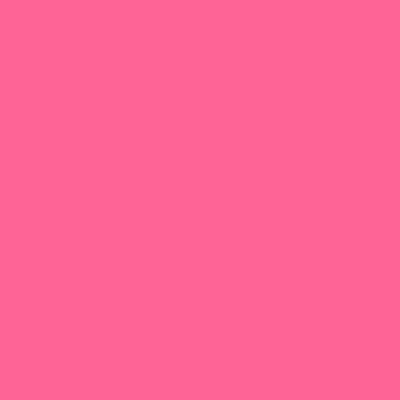
Frame 1 (no input)
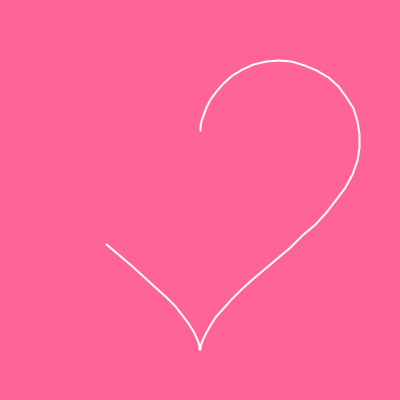
Frame 60 (the mouse pressed at the canvas centre just before this capture)
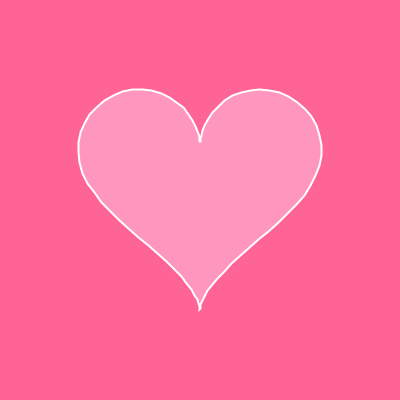
Frame 120 (the mouse held since frame 60 and released just before this capture)

The Processing sketch that drew these frames (run headless with seeded random() and noise(); from frame 60 on, the mouse is pressed at the canvas centre):

// Processing sketch: heart2
// ── heart2.pde
ArrayList<PVector> heart = new ArrayList<PVector>();
float p = 0;

void setup() {
  size(400,400);
}

void draw() {
  background(255, 100, 150);
  
  translate(width/2, height/2 -20);
  stroke(255);
  
  float r = 10;
  float s = 1;
  
  strokeWeight(2);
  if (p >= TWO_PI) {
    fill(255, 150, 190);
    s = map(cos(p), -1, 1, 0.7, 1);
    
    if (p > TWO_PI*5) {
      if (p < TWO_PI*6) {
        heart.clear();
        for (float a = 0; a <= TWO_PI; a += 0.07) {
          buildHeart((r*s)-TWO_PI*20/p, a);
        }
      } else {
        heart.clear();
        p = 0;  
      }
      // heart.remove(0);
    } else {
      heart.clear();
      for (float a = 0; a <= TWO_PI; a += 0.07) {
        buildHeart(r*s, a);
      }
    
      p += 0.07; // p controls speed of the animation, and we want double the speed.

    }
  } else {
    noFill();
    buildHeart(r, p);
  }
  
  
  p += 0.07;
  render();
}

void render() {
  beginShape();
  for (PVector v : heart) {
    vertex(v.x, v.y);  
  }
  endShape();
}

void buildHeart(float r, float t) {
  
  float x =  r * (16 * pow(sin(t), 3));
  float y = -r * (13 * cos(t) - 5 * cos(2*t) - 2 * cos(3*t) - cos(4*t));
  
  heart.add(new PVector(x, y));
}
